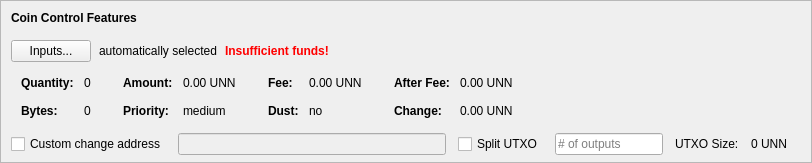
    <widget class="QFrame" name="frameCoinControl">
     <property name="sizePolicy">
      <sizepolicy hsizetype="Expanding" vsizetype="Expanding">
       <horstretch>0</horstretch>
       <verstretch>0</verstretch>
      </sizepolicy>
     </property>
     <property name="maximumSize">
      <size>
       <width>16777215</width>
       <height>16777215</height>
      </size>
     </property>
     <property name="frameShape">
      <enum>QFrame::StyledPanel</enum>
     </property>
     <property name="frameShadow">
      <enum>QFrame::Sunken</enum>
     </property>
     <layout class="QVBoxLayout" name="verticalLayoutCoinControl2">
      <property name="spacing">
       <number>0</number>
      </property>
      <property name="leftMargin">
       <number>0</number>
      </property>
      <property name="topMargin">
       <number>0</number>
      </property>
      <property name="rightMargin">
       <number>0</number>
      </property>
      <property name="bottomMargin">
       <number>6</number>
      </property>
      <item>
       <layout class="QVBoxLayout" name="verticalLayoutCoinControl" stretch="0,0,0,0,1">
        <property name="spacing">
         <number>0</number>
        </property>
        <property name="leftMargin">
         <number>10</number>
        </property>
        <property name="topMargin">
         <number>10</number>
        </property>
        <item>
         <layout class="QHBoxLayout" name="horizontalLayoutCoinControl1">
          <property name="bottomMargin">
           <number>15</number>
          </property>
          <item>
           <widget class="QLabel" name="labelCoinControlFeatures">
            <property name="sizePolicy">
             <sizepolicy hsizetype="Preferred" vsizetype="Maximum">
              <horstretch>0</horstretch>
              <verstretch>0</verstretch>
             </sizepolicy>
            </property>
            <property name="font">
             <font>
              <weight>75</weight>
              <bold>true</bold>
             </font>
            </property>
            <property name="styleSheet">
             <string notr="true">font-weight:bold;</string>
            </property>
            <property name="text">
             <string>Coin Control Features</string>
            </property>
           </widget>
          </item>
         </layout>
        </item>
        <item>
         <layout class="QHBoxLayout" name="horizontalLayoutCoinControl2" stretch="0,0,0,0">
          <property name="spacing">
           <number>8</number>
          </property>
          <property name="bottomMargin">
           <number>10</number>
          </property>
          <item>
           <widget class="QPushButton" name="pushButtonCoinControl">
            <property name="styleSheet">
             <string notr="true"/>
            </property>
            <property name="text">
             <string>Inputs...</string>
            </property>
            <property name="autoDefault">
             <bool>false</bool>
            </property>
           </widget>
          </item>
          <item>
           <widget class="QLabel" name="labelCoinControlAutomaticallySelected">
            <property name="text">
             <string>automatically selected</string>
            </property>
            <property name="margin">
             <number>5</number>
            </property>
           </widget>
          </item>
          <item>
           <widget class="QLabel" name="labelCoinControlInsuffFunds">
            <property name="font">
             <font>
              <weight>75</weight>
              <bold>true</bold>
             </font>
            </property>
            <property name="styleSheet">
             <string notr="true">color:red;font-weight:bold;</string>
            </property>
            <property name="text">
             <string>Insufficient funds!</string>
            </property>
            <property name="margin">
             <number>5</number>
            </property>
           </widget>
          </item>
          <item>
           <spacer name="horizontalSpacerCoinControl">
            <property name="orientation">
             <enum>Qt::Horizontal</enum>
            </property>
            <property name="sizeHint" stdset="0">
             <size>
              <width>40</width>
              <height>1</height>
             </size>
            </property>
           </spacer>
          </item>
         </layout>
        </item>
        <item>
         <widget class="QWidget" name="widgetCoinControl" native="true">
          <property name="sizePolicy">
           <sizepolicy hsizetype="Preferred" vsizetype="Preferred">
            <horstretch>0</horstretch>
            <verstretch>0</verstretch>
           </sizepolicy>
          </property>
          <property name="minimumSize">
           <size>
            <width>0</width>
            <height>0</height>
           </size>
          </property>
          <property name="styleSheet">
           <string notr="true"/>
          </property>
          <layout class="QHBoxLayout" name="horizontalLayoutCoinControl5">
           <property name="leftMargin">
            <number>0</number>
           </property>
           <property name="topMargin">
            <number>0</number>
           </property>
           <property name="rightMargin">
            <number>0</number>
           </property>
           <property name="bottomMargin">
            <number>0</number>
           </property>
           <item>
            <layout class="QHBoxLayout" name="horizontalLayoutCoinControl3" stretch="0,0,0,1">
             <property name="spacing">
              <number>20</number>
             </property>
             <property name="topMargin">
              <number>0</number>
             </property>
             <property name="bottomMargin">
              <number>10</number>
             </property>
             <item>
              <layout class="QFormLayout" name="formLayoutCoinControl1">
               <property name="horizontalSpacing">
                <number>10</number>
               </property>
               <property name="verticalSpacing">
                <number>14</number>
               </property>
               <property name="leftMargin">
                <number>10</number>
               </property>
               <property name="topMargin">
                <number>4</number>
               </property>
               <property name="rightMargin">
                <number>6</number>
               </property>
               <item row="0" column="0">
                <widget class="QLabel" name="labelCoinControlQuantityText">
                 <property name="font">
                  <font>
                   <weight>75</weight>
                   <bold>true</bold>
                  </font>
                 </property>
                 <property name="text">
                  <string>Quantity:</string>
                 </property>
                 <property name="margin">
                  <number>0</number>
                 </property>
                </widget>
               </item>
               <item row="0" column="1">
                <widget class="QLabel" name="labelCoinControlQuantity">
                 <property name="cursor">
                  <cursorShape>IBeamCursor</cursorShape>
                 </property>
                 <property name="contextMenuPolicy">
                  <enum>Qt::ActionsContextMenu</enum>
                 </property>
                 <property name="text">
                  <string notr="true">0</string>
                 </property>
                 <property name="margin">
                  <number>0</number>
                 </property>
                 <property name="textInteractionFlags">
                  <set>Qt::LinksAccessibleByMouse|Qt::TextSelectableByKeyboard|Qt::TextSelectableByMouse</set>
                 </property>
                </widget>
               </item>
               <item row="1" column="0">
                <widget class="QLabel" name="labelCoinControlBytesText">
                 <property name="font">
                  <font>
                   <weight>75</weight>
                   <bold>true</bold>
                  </font>
                 </property>
                 <property name="text">
                  <string>Bytes:</string>
                 </property>
                </widget>
               </item>
               <item row="1" column="1">
                <widget class="QLabel" name="labelCoinControlBytes">
                 <property name="cursor">
                  <cursorShape>IBeamCursor</cursorShape>
                 </property>
                 <property name="contextMenuPolicy">
                  <enum>Qt::ActionsContextMenu</enum>
                 </property>
                 <property name="text">
                  <string notr="true">0</string>
                 </property>
                 <property name="textInteractionFlags">
                  <set>Qt::LinksAccessibleByMouse|Qt::TextSelectableByKeyboard|Qt::TextSelectableByMouse</set>
                 </property>
                </widget>
               </item>
              </layout>
             </item>
             <item>
              <layout class="QFormLayout" name="formLayoutCoinControl2">
               <property name="horizontalSpacing">
                <number>10</number>
               </property>
               <property name="verticalSpacing">
                <number>14</number>
               </property>
               <property name="leftMargin">
                <number>6</number>
               </property>
               <property name="topMargin">
                <number>4</number>
               </property>
               <property name="rightMargin">
                <number>6</number>
               </property>
               <item row="0" column="0">
                <widget class="QLabel" name="labelCoinControlAmountText">
                 <property name="font">
                  <font>
                   <weight>75</weight>
                   <bold>true</bold>
                  </font>
                 </property>
                 <property name="text">
                  <string>Amount:</string>
                 </property>
                 <property name="margin">
                  <number>0</number>
                 </property>
                </widget>
               </item>
               <item row="0" column="1">
                <widget class="QLabel" name="labelCoinControlAmount">
                 <property name="cursor">
                  <cursorShape>IBeamCursor</cursorShape>
                 </property>
                 <property name="contextMenuPolicy">
                  <enum>Qt::ActionsContextMenu</enum>
                 </property>
                 <property name="text">
                  <string notr="true">0.00 UNN</string>
                 </property>
                 <property name="textInteractionFlags">
                  <set>Qt::LinksAccessibleByMouse|Qt::TextSelectableByKeyboard|Qt::TextSelectableByMouse</set>
                 </property>
                </widget>
               </item>
               <item row="1" column="0">
                <widget class="QLabel" name="labelCoinControlPriorityText">
                 <property name="font">
                  <font>
                   <weight>75</weight>
                   <bold>true</bold>
                  </font>
                 </property>
                 <property name="text">
                  <string>Priority:</string>
                 </property>
                </widget>
               </item>
               <item row="1" column="1">
                <widget class="QLabel" name="labelCoinControlPriority">
                 <property name="cursor">
                  <cursorShape>IBeamCursor</cursorShape>
                 </property>
                 <property name="contextMenuPolicy">
                  <enum>Qt::ActionsContextMenu</enum>
                 </property>
                 <property name="text">
                  <string>medium</string>
                 </property>
                 <property name="textInteractionFlags">
                  <set>Qt::LinksAccessibleByMouse|Qt::TextSelectableByKeyboard|Qt::TextSelectableByMouse</set>
                 </property>
                </widget>
               </item>
              </layout>
             </item>
             <item>
              <layout class="QFormLayout" name="formLayoutCoinControl3">
               <property name="horizontalSpacing">
                <number>10</number>
               </property>
               <property name="verticalSpacing">
                <number>14</number>
               </property>
               <property name="leftMargin">
                <number>6</number>
               </property>
               <property name="topMargin">
                <number>4</number>
               </property>
               <property name="rightMargin">
                <number>6</number>
               </property>
               <item row="0" column="0">
                <widget class="QLabel" name="labelCoinControlFeeText">
                 <property name="font">
                  <font>
                   <weight>75</weight>
                   <bold>true</bold>
                  </font>
                 </property>
                 <property name="text">
                  <string>Fee:</string>
                 </property>
                 <property name="margin">
                  <number>0</number>
                 </property>
                </widget>
               </item>
               <item row="0" column="1">
                <widget class="QLabel" name="labelCoinControlFee">
                 <property name="cursor">
                  <cursorShape>IBeamCursor</cursorShape>
                 </property>
                 <property name="contextMenuPolicy">
                  <enum>Qt::ActionsContextMenu</enum>
                 </property>
                 <property name="text">
                  <string notr="true">0.00 UNN</string>
                 </property>
                 <property name="textInteractionFlags">
                  <set>Qt::LinksAccessibleByMouse|Qt::TextSelectableByKeyboard|Qt::TextSelectableByMouse</set>
                 </property>
                </widget>
               </item>
               <item row="1" column="0">
                <widget class="QLabel" name="labelCoinControlLowOutputText">
                 <property name="font">
                  <font>
                   <weight>75</weight>
                   <bold>true</bold>
                  </font>
                 </property>
                 <property name="text">
                  <string>Dust:</string>
                 </property>
                </widget>
               </item>
               <item row="1" column="1">
                <widget class="QLabel" name="labelCoinControlLowOutput">
                 <property name="cursor">
                  <cursorShape>IBeamCursor</cursorShape>
                 </property>
                 <property name="contextMenuPolicy">
                  <enum>Qt::ActionsContextMenu</enum>
                 </property>
                 <property name="text">
                  <string>no</string>
                 </property>
                 <property name="textInteractionFlags">
                  <set>Qt::LinksAccessibleByMouse|Qt::TextSelectableByKeyboard|Qt::TextSelectableByMouse</set>
                 </property>
                </widget>
               </item>
              </layout>
             </item>
             <item>
              <layout class="QFormLayout" name="formLayoutCoinControl4">
               <property name="horizontalSpacing">
                <number>10</number>
               </property>
               <property name="verticalSpacing">
                <number>14</number>
               </property>
               <property name="leftMargin">
                <number>6</number>
               </property>
               <property name="topMargin">
                <number>4</number>
               </property>
               <property name="rightMargin">
                <number>6</number>
               </property>
               <item row="0" column="0">
                <widget class="QLabel" name="labelCoinControlAfterFeeText">
                 <property name="font">
                  <font>
                   <weight>75</weight>
                   <bold>true</bold>
                  </font>
                 </property>
                 <property name="text">
                  <string>After Fee:</string>
                 </property>
                 <property name="margin">
                  <number>0</number>
                 </property>
                </widget>
               </item>
               <item row="0" column="1">
                <widget class="QLabel" name="labelCoinControlAfterFee">
                 <property name="cursor">
                  <cursorShape>IBeamCursor</cursorShape>
                 </property>
                 <property name="contextMenuPolicy">
                  <enum>Qt::ActionsContextMenu</enum>
                 </property>
                 <property name="text">
                  <string notr="true">0.00 UNN</string>
                 </property>
                 <property name="textInteractionFlags">
                  <set>Qt::LinksAccessibleByMouse|Qt::TextSelectableByKeyboard|Qt::TextSelectableByMouse</set>
                 </property>
                </widget>
               </item>
               <item row="1" column="0">
                <widget class="QLabel" name="labelCoinControlChangeText">
                 <property name="font">
                  <font>
                   <weight>75</weight>
                   <bold>true</bold>
                  </font>
                 </property>
                 <property name="text">
                  <string>Change:</string>
                 </property>
                </widget>
               </item>
               <item row="1" column="1">
                <widget class="QLabel" name="labelCoinControlChange">
                 <property name="cursor">
                  <cursorShape>IBeamCursor</cursorShape>
                 </property>
                 <property name="contextMenuPolicy">
                  <enum>Qt::ActionsContextMenu</enum>
                 </property>
                 <property name="text">
                  <string notr="true">0.00 UNN</string>
                 </property>
                 <property name="textInteractionFlags">
                  <set>Qt::LinksAccessibleByMouse|Qt::TextSelectableByKeyboard|Qt::TextSelectableByMouse</set>
                 </property>
                </widget>
               </item>
              </layout>
             </item>
            </layout>
           </item>
          </layout>
         </widget>
        </item>
        <item>
         <layout class="QHBoxLayout" name="horizontalLayoutCoinControl4" stretch="0,0,0,0,0,0,0">
          <property name="spacing">
           <number>12</number>
          </property>
          <property name="sizeConstraint">
           <enum>QLayout::SetDefaultConstraint</enum>
          </property>
          <property name="topMargin">
           <number>5</number>
          </property>
          <property name="rightMargin">
           <number>5</number>
          </property>
          <item>
           <widget class="QCheckBox" name="checkBoxCoinControlChange">
            <property name="toolTip">
             <string>If this is activated, but the change address is empty or invalid, change will be sent to a newly generated address.</string>
            </property>
            <property name="text">
             <string>Custom change address</string>
            </property>
           </widget>
          </item>
          <item>
           <widget class="QValidatedLineEdit" name="lineEditCoinControlChange">
            <property name="enabled">
             <bool>false</bool>
            </property>
            <property name="sizePolicy">
             <sizepolicy hsizetype="Expanding" vsizetype="Fixed">
              <horstretch>0</horstretch>
              <verstretch>0</verstretch>
             </sizepolicy>
            </property>
           </widget>
          </item>
          <item>
           <widget class="QCheckBox" name="splitBlockCheckBox">
            <property name="text">
             <string>Split UTXO</string>
            </property>
           </widget>
          </item>
          <item>
           <widget class="QLineEdit" name="splitBlockLineEdit">
            <property name="sizePolicy">
             <sizepolicy hsizetype="Fixed" vsizetype="Fixed">
              <horstretch>50</horstretch>
              <verstretch>0</verstretch>
             </sizepolicy>
            </property>
            <property name="placeholderText">
             <string># of outputs</string>
            </property>
           </widget>
          </item>
          <item>
           <widget class="QLabel" name="labelBlockSizeText">
            <property name="text">
             <string>UTXO Size:</string>
            </property>
           </widget>
          </item>
          <item>
           <widget class="QLabel" name="labelBlockSize">
            <property name="text">
             <string>0 UNN</string>
            </property>
           </widget>
          </item>
          <item>
           <widget class="QLabel" name="labelCoinControlChangeLabel">
            <property name="sizePolicy">
             <sizepolicy hsizetype="Preferred" vsizetype="Expanding">
              <horstretch>0</horstretch>
              <verstretch>0</verstretch>
             </sizepolicy>
            </property>
            <property name="minimumSize">
             <size>
              <width>0</width>
              <height>0</height>
             </size>
            </property>
            <property name="text">
             <string/>
            </property>
            <property name="margin">
             <number>3</number>
            </property>
           </widget>
          </item>
         </layout>
        </item>
        <item>
         <spacer name="verticalSpacerCoinControl">
          <property name="orientation">
           <enum>Qt::Vertical</enum>
          </property>
          <property name="sizeHint" stdset="0">
           <size>
            <width>800</width>
            <height>1</height>
           </size>
          </property>
         </spacer>
        </item>
       </layout>
      </item>
     </layout>
    </widget>
